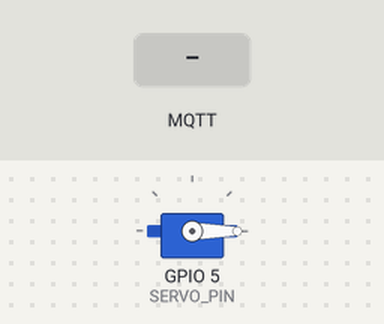
The program below on a simulated Seeed XIAO ESP32-C3. Shown: servo. The inputs (shaded band) are chosen by the test bench. WiFi joins after 1.5 s; servers stay silent unless stated; no MQTT or app messages arrive unless stated; what the program prints to the serial monitor is not drawn.

Above: at 3.2 s.
3.3 s: MQTT message "press" arrives on the first subscribed topic
At 3.55 s:
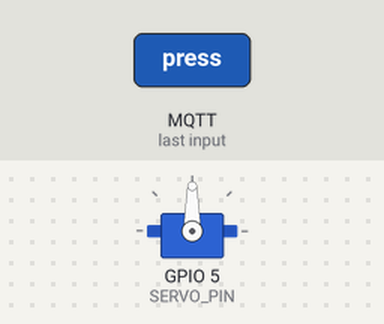
5.3 s: MQTT message "press:" arrives on the first subscribed topic
At 7.2 s:
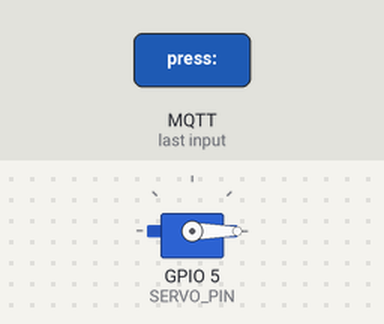
Timing chart, 0 to 8.7 s (numbered marks = the images above; inputs shaded):
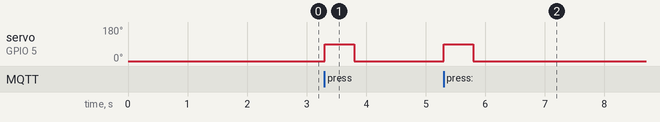

The program:

main.cpp
```cpp
#include <Arduino.h>
#include <WiFi.h>
#include <PubSubClient.h>
#include <ESP32Servo.h>
#include <ArduinoJson.h>
#include "config.h"

// ─── Globals ─────────────────────────────────────────────────────────────────
WiFiClient   wifiClient;
PubSubClient mqtt(wifiClient);
Servo        fingerServo;

volatile bool  pressRequested = false;
volatile int   pressCount     = 1;
unsigned long  lastActivityMs = 0;

// ─── Forward declarations ────────────────────────────────────────────────────
void connectWiFi();
void connectMQTT();
void onMqttMessage(char* topic, byte* payload, unsigned int length);
void doPress(int count);
void publishState(const char* state);
void publishBattery();
void goToSleep();

// ─── Setup ───────────────────────────────────────────────────────────────────
void setup() {
  Serial.begin(115200);
  delay(200);
  Serial.println("\n[finger-bot] Booting...");

  // Servo: attach but keep at idle
  fingerServo.attach(SERVO_PIN);
  fingerServo.write(SERVO_IDLE);
  delay(300);
  fingerServo.detach();   // detach to save power when idle

  connectWiFi();

  mqtt.setServer(MQTT_BROKER, MQTT_PORT);
  mqtt.setCallback(onMqttMessage);
  mqtt.setBufferSize(256);

  connectMQTT();
  publishState("idle");
  publishBattery();

  lastActivityMs = millis();
  Serial.println("[finger-bot] Ready, waiting for commands...");
}

// ─── Loop ────────────────────────────────────────────────────────────────────
void loop() {
  if (!mqtt.connected()) {
    connectMQTT();
  }
  mqtt.loop();

  if (pressRequested) {
    pressRequested = false;
    doPress(pressCount);
    lastActivityMs = millis();
  }

  // Deep sleep after inactivity timeout
  if (millis() - lastActivityMs > ACTIVE_TIMEOUT_MS) {
    Serial.println("[finger-bot] Timeout reached, going to deep sleep.");
    goToSleep();
  }
}

// ─── WiFi ────────────────────────────────────────────────────────────────────
void connectWiFi() {
  Serial.printf("[WiFi] Connecting to %s", WIFI_SSID);
  WiFi.mode(WIFI_STA);
  WiFi.begin(WIFI_SSID, WIFI_PASSWORD);

  unsigned long start = millis();
  while (WiFi.status() != WL_CONNECTED) {
    if (millis() - start > WIFI_TIMEOUT_MS) {
      Serial.println("\n[WiFi] Timeout — going to sleep.");
      goToSleep();
    }
    delay(250);
    Serial.print(".");
  }
  Serial.printf("\n[WiFi] Connected. IP: %s\n", WiFi.localIP().toString().c_str());
}

// ─── MQTT ────────────────────────────────────────────────────────────────────
void connectMQTT() {
  int attempts = 0;
  while (!mqtt.connected() && attempts < 5) {
    Serial.print("[MQTT] Connecting...");
    bool ok = (strlen(MQTT_USER) > 0)
      ? mqtt.connect(MQTT_CLIENT_ID, MQTT_USER, MQTT_PASSWORD,
                     TOPIC_STATE, 1, true, "offline")
      : mqtt.connect(MQTT_CLIENT_ID,
                     TOPIC_STATE, 1, true, "offline");

    if (ok) {
      Serial.println(" connected.");
      mqtt.subscribe(TOPIC_COMMAND, 1);
      Serial.printf("[MQTT] Subscribed to %s\n", TOPIC_COMMAND);
    } else {
      Serial.printf(" failed (rc=%d), retry in 2s\n", mqtt.state());
      delay(2000);
      attempts++;
    }
  }
  if (!mqtt.connected()) {
    Serial.println("[MQTT] Could not connect — going to sleep.");
    goToSleep();
  }
}

// ─── MQTT message handler ────────────────────────────────────────────────────
void onMqttMessage(char* topic, byte* payload, unsigned int length) {
  payload[length] = '\0';
  String msg = String((char*)payload);
  Serial.printf("[MQTT] Message on %s: %s\n", topic, msg.c_str());
  lastActivityMs = millis();

  if (String(topic) == TOPIC_COMMAND) {
    if (msg == "press") {
      pressCount     = 1;
      pressRequested = true;
    } else if (msg.startsWith("press:")) {
      int n = msg.substring(6).toInt();
      if (n < 1)           n = 1;
      if (n > MAX_PRESSES) n = MAX_PRESSES;
      pressCount     = n;
      pressRequested = true;
    }
  }
}

// ─── Press sequence ──────────────────────────────────────────────────────────
void doPress(int count) {
  Serial.printf("[Servo] Pressing %d time(s)\n", count);
  publishState("pressing");

  fingerServo.attach(SERVO_PIN);

  for (int i = 0; i < count; i++) {
    fingerServo.write(SERVO_PRESS);
    delay(PRESS_DURATION);
    fingerServo.write(SERVO_IDLE);
    if (i < count - 1) delay(RETRACT_DELAY);
  }

  delay(200);
  fingerServo.detach();   // detach saves ~5 mA when idle

  publishState("idle");
  Serial.println("[Servo] Done.");
}

// ─── State + battery publishing ──────────────────────────────────────────────
void publishState(const char* state) {
  mqtt.publish(TOPIC_STATE, state, true);
}

void publishBattery() {
  // Read ADC (12-bit, 0–4095 = 0–3.3V with 11dB attenuation)
  int raw   = analogRead(BAT_ADC_PIN);
  float vAdc = raw / 4095.0f * 3.3f;
  float vBat = vAdc * BAT_DIVIDER;

  float pct = (vBat - BAT_EMPTY_V) / (BAT_FULL_V - BAT_EMPTY_V) * 100.0f;
  if (pct > 100.0f) pct = 100.0f;
  if (pct <   0.0f) pct =   0.0f;

  char buf[8];
  snprintf(buf, sizeof(buf), "%d", (int)pct);
  mqtt.publish(TOPIC_BATTERY, buf, true);
  Serial.printf("[Battery] %.2fV → %s%%\n", vBat, buf);
}

// ─── Deep sleep ──────────────────────────────────────────────────────────────
void goToSleep() {
  mqtt.publish(TOPIC_STATE, "offline", true);
  mqtt.disconnect();
  WiFi.disconnect(true);
  WiFi.mode(WIFI_OFF);
  fingerServo.detach();

  // ESP32-C3: wake on external signal or timer
  // Here: timer wake every 60s to check for pending commands
  // For truly push-driven use, connect a GPIO to a button and use ext0 wake.
  esp_sleep_enable_timer_wakeup(60ULL * 1000000ULL); // 60s
  Serial.println("[Sleep] Entering deep sleep. Wake in 60s.");
  Serial.flush();
  esp_deep_sleep_start();
}
```

config.h
```cpp
#pragma once

// ─── WiFi ────────────────────────────────────────────────────────────────────
#define WIFI_SSID        "YOUR_WIFI_SSID"
#define WIFI_PASSWORD    "YOUR_WIFI_PASSWORD"
#define WIFI_TIMEOUT_MS  10000

// ─── MQTT ────────────────────────────────────────────────────────────────────
#define MQTT_BROKER      "192.168.1.100"
#define MQTT_PORT        1883
#define MQTT_USER        ""           // leave empty if broker has no auth
#define MQTT_PASSWORD    ""
#define MQTT_CLIENT_ID   "finger-bot-01"

#define TOPIC_COMMAND    "finger-bot/01/command"
#define TOPIC_STATE      "finger-bot/01/state"
#define TOPIC_BATTERY    "finger-bot/01/battery"

// ─── Servo ───────────────────────────────────────────────────────────────────
#define SERVO_PIN        5            // GPIO5 = D5 on XIAO ESP32-C3
#define SERVO_IDLE       0            // degrees — rest position
#define SERVO_PRESS      90           // degrees — press position
#define PRESS_DURATION   500          // ms to hold pressed position
#define RETRACT_DELAY    300          // ms between multiple presses
#define MAX_PRESSES      10           // max presses per command

// ─── Battery ADC ─────────────────────────────────────────────────────────────
#define BAT_ADC_PIN      2            // GPIO2 = A0 on XIAO ESP32-C3
// Voltage divider: 100kΩ + 100kΩ → multiply ADC reading by 2
#define BAT_DIVIDER      2.0f
#define BAT_FULL_V       3.0f         // 2× AA fresh = 3.0V
#define BAT_EMPTY_V      2.0f         // 2× AA depleted = 2.0V

// ─── Deep sleep ──────────────────────────────────────────────────────────────
#define ACTIVE_TIMEOUT_MS  15000      // go to sleep after 15s of inactivity
```

Measured:
- after the input at 3.3 s, servo on GPIO 5 (SERVO_PIN): 0° → 90° at once, → 0° 0.50 s later
- after the input at 5.3 s, servo on GPIO 5 (SERVO_PIN): 0° → 90° at once, → 0° 0.50 s later
